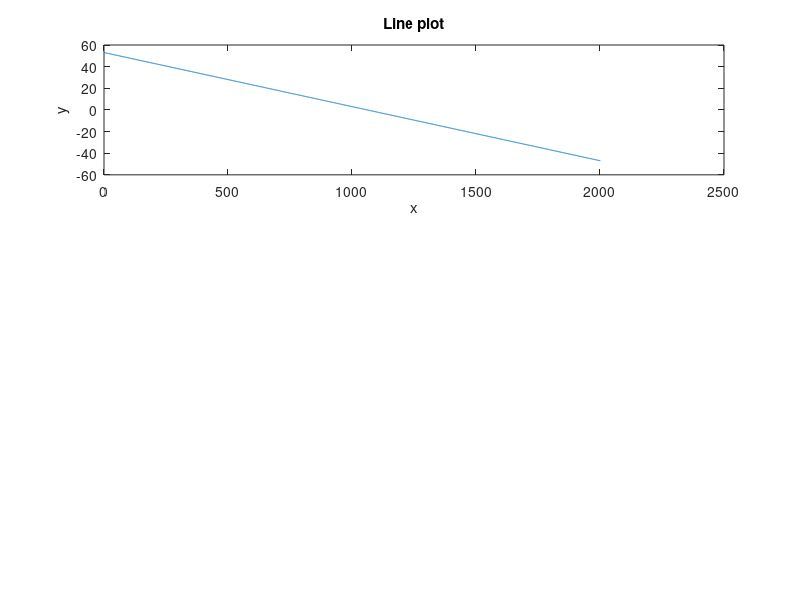

The MATLAB source for this figure: (Note: this script raises an error after producing the figure.)
% 5.1. 2-D Visualization
%% Initialization of MATLAB
close all
clear
clc
scrsz = get(groot,'ScreenSize');
%% Basics of Visualization
x = -10:0.01:10;
a = -5;
b = 3;
c = 7;

y1 = a*x + b; % Line

y2 = a*x.^2 + b*x + c; % Curve

B = [5 10]; % Dot: A = (x,y)

X = [5 10]; Y = [2 7];

% Line plot
figure('Name','Line','position',scrsz)

subplot(3,1,1)
plot(y1)
xlabel('x'),ylabel('y')
title('Line plot')

subplot 312
plot(x,y1)
xlabel('x'),ylabel('y')
title('Line plot')

subplot 313
line(X,Y)
xlabel('x'),ylabel('y')
title('Line plot')

drawnow,pause(2)
% hold
figure('Name','hold','position',scrsz)
subplot 121
plot(x,y1,x,y2)
xlabel('x'),ylabel('y')
title('plot simultaneously')
subplot 122
plot(x,y1)
hold on
plot(x,y2)
hold off
xlabel('x'),ylabel('y')
title('plot using "hold"')
drawnow,pause(2)
% View Setting
figure('Name','View','position',scrsz)
plot(x,y1,x,y2)
xlabel('x'),ylabel('y')
XL = [-1.5 2.5]; YL = [-8 8];
% xlim(XL),ylim(YL)
axis([XL,YL])
title(sprintf('%g<x<%g and %g<y<%g',XL,YL))
drawnow,pause(2)
% Legend
figure('Name','Legend','position',scrsz)

subplot 121
P1 = plot(x,y1,x,y2);
xlabel('x'),ylabel('y'),title('P1')

subplot 122
P2 = plot(x,y2,x,y1);
xlabel('x'),ylabel('y'),title('P2')

% legend
% legend('Curve','Line')
lgd1 = legend(P1,{'Line','Curve'});
lgd2 = legend(P2,{'Curve','Line'},'Location','south');
pause(2)
subplot 122
hold on
plot(x,y1+y2,'DisplayName','Sum')
title(lgd1,'P1')
title(lgd2,'P2')

drawnow, pause(2)
% Plotting Options
figure('Name','Options','position',scrsz)
hold on
grid on
plot(x,y1,'g--',x,y2,'b:','LineWidth',3)
plot(B(1),B(2),'kx',-B(1),-B(2),'ro','MarkerSize',10)
xlabel('x'),ylabel('y'),title('Plotting options')
% axis([XL,YL])
% axis equal

drawnow, pause(2)
% some miscellaneous commands
x = 0:0.02*pi:2*pi;
y = sin(x);
figure('Name','Text','position',scrsz)
plot(x,y)
text(pi,0,'\leftarrow Sin(\pi)')
gtext('Selected Point')
drawnow
% gcf , gca , gco
fig = gcf;
ax = gca;
obj = gco(fig);
%
pause(2)
cla
pause(2)
clf
pause(2)
plot(sin(x),cos(x),'r')
xline(0);
yline(0);
axis equal
pause(2)
%%
% fill, patch, area
x1 = [1 2 2 1];
y1 = [1 1 2 2];
x2 = [3 5;4 7;4 6];
y2 = [3 1;4 1;3 6];
figure('Name','fill, patch, area','position',scrsz)
subplot 411,plot(x1,y1),axis([.5 2.5 .5 2.5]),title('plot')
subplot 412,fill(x1,y1,'g'),axis([.5 2.5 .5 2.5]),title('fill')
subplot 413,patch(x1,y1,[1 0 0]),title('patch')
hold on,patch(x2,y2,[0;1]),axis([0 8 0 8])
colormap summer
colorbar
subplot 414,area(sin(0:0.01*pi:2*pi)),title('area')
pause(2)
%% Advanced Visualization Functions
% close all
% clearvars
% clc
% scrsz = get(groot, 'ScreenSize');
% variables
n = 20;
x = 0:n-1;
y = randi([-8 8],[1 n]);
g = [ones(1,n/2),2*ones(1,n/2)];
xl = logspace(1,5);
yl = exp(xl);
fig1 = figure('Name','Advanced plots','position',scrsz);
% stem
subplot 431
stem(x,y)
title('stem')
% bar
subplot 432
bar(x,abs(y))
title('bar')
subplot 433
barh(x,abs(y))
title('barh')
% stairs
subplot 434
stairs(x,y)
title('stairs')
% logarithmic
subplot 435
loglog(xl,yl)
title('loglog')
subplot 436
semilogx(xl,yl)
title('semilogx')
subplot 437
semilogy(xl,yl)
title('semilogy')
% scatter plot
subplot 438
scatter(x,y)
title('scatter')
subplot 439
gscatter(x,y,g)
title('gscatter')
% boxplot
subplot(4,3,10)
boxplot(y)
title('boxplot')
% errorbar
subplot(4,3,11)
err = randi(3,[1 n]);
errorbar(x,y,err)
title('errorbar')
% fplot
subplot(4,3,12)
fplot(@(t) sin(2*pi*2*t))
title('fplot')
% set
% set(fig1, 'Position', scrsz);
drawnow, pause(2)
% pie chart
p = [0.1 0.4 0.3 0.2];
labels = {'part1','part2','part3','part4'};
explode = [1 0 0 1];
figure('Name','pie chart','position',scrsz)
subplot 131
pie(p)
subplot 132
pie(p,labels);
subplot 133
P = pie(p,explode,labels);
drawnow, pause(2)
% compass
u = randn(5,5);
v = randn(5,5);
figure('Name','Compass','position',scrsz)
subplot 121,compass(u,v)
subplot 122,compass(u)
drawnow, pause(2)
% contour
X = 1:20; Y = 1:50; Z = randn(length(Y),length(X)); 
figure('Name','Contour plot','position',scrsz)
subplot 121,contour(X,Y,Z)
subplot 122,contour(Z)
drawnow, pause(2)
% pareto chart
values = [5 25 97 20 45 30 8];
labels = {'5','25','97','20','45','30','8'};
figure('Name','Pareto chart','position',scrsz)
pareto(values,labels)
drawnow, pause(2)
% ezplot
syms x y
f(x,y) = 2*sin(x) + 3*cos(y).^2;
f1(x) = sin(x);
figure('Name','ezplot','position',scrsz)
subplot 121,ezplot(f) % Same as fplot
subplot 122,ezplot(f,[-pi pi -pi pi]);
drawnow, pause(2)
% graph plot
s = [1 1 1 4 3 2];
t = [2 3 4 5 5 5];
g1 = graph(s,t);   % Graph with undirected edges
g2 = digraph(s,t); % Graph with directed edges
figure('Name','Graph plot','position',scrsz)
subplot 121, plot(g1,'LineWidth',2,'MarkerSize',6),title('Graph with undirected edges')
subplot 122, plot(g2,'LineWidth',2,'MarkerSize',6),title('Graph with directed edges')
drawnow, pause(2)
% close all
%END
